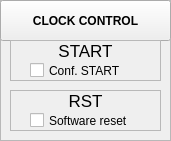
        <widget class="QFrame" name="frame_119">
         <property name="geometry">
          <rect>
           <x>10</x>
           <y>60</y>
           <width>171</width>
           <height>141</height>
          </rect>
         </property>
         <property name="frameShape">
          <enum>QFrame::StyledPanel</enum>
         </property>
         <property name="frameShadow">
          <enum>QFrame::Raised</enum>
         </property>
         <widget class="QPushButton" name="pushButton_Clock_control_hw_reg">
          <property name="geometry">
           <rect>
            <x>0</x>
            <y>0</y>
            <width>171</width>
            <height>41</height>
           </rect>
          </property>
          <property name="font">
           <font>
            <weight>75</weight>
            <bold>true</bold>
           </font>
          </property>
          <property name="text">
           <string>CLOCK CONTROL</string>
          </property>
         </widget>
         <widget class="QFrame" name="frame_23">
          <property name="geometry">
           <rect>
            <x>10</x>
            <y>90</y>
            <width>151</width>
            <height>41</height>
           </rect>
          </property>
          <property name="frameShape">
           <enum>QFrame::StyledPanel</enum>
          </property>
          <property name="frameShadow">
           <enum>QFrame::Raised</enum>
          </property>
          <widget class="QLabel" name="label_143">
           <property name="geometry">
            <rect>
             <x>50</x>
             <y>0</y>
             <width>51</width>
             <height>21</height>
            </rect>
           </property>
           <property name="font">
            <font>
             <pointsize>13</pointsize>
             <weight>50</weight>
             <bold>false</bold>
            </font>
           </property>
           <property name="text">
            <string>RST</string>
           </property>
           <property name="alignment">
            <set>Qt::AlignCenter</set>
           </property>
          </widget>
          <widget class="QCheckBox" name="checkBox_CLK_RST">
           <property name="geometry">
            <rect>
             <x>20</x>
             <y>20</y>
             <width>121</width>
             <height>21</height>
            </rect>
           </property>
           <property name="text">
            <string>Software reset</string>
           </property>
          </widget>
         </widget>
         <widget class="QFrame" name="frame_24">
          <property name="geometry">
           <rect>
            <x>10</x>
            <y>40</y>
            <width>151</width>
            <height>41</height>
           </rect>
          </property>
          <property name="frameShape">
           <enum>QFrame::StyledPanel</enum>
          </property>
          <property name="frameShadow">
           <enum>QFrame::Raised</enum>
          </property>
          <widget class="QLabel" name="label_144">
           <property name="geometry">
            <rect>
             <x>40</x>
             <y>0</y>
             <width>71</width>
             <height>21</height>
            </rect>
           </property>
           <property name="font">
            <font>
             <pointsize>13</pointsize>
             <weight>50</weight>
             <bold>false</bold>
            </font>
           </property>
           <property name="text">
            <string>START</string>
           </property>
           <property name="alignment">
            <set>Qt::AlignCenter</set>
           </property>
          </widget>
          <widget class="QCheckBox" name="checkBox_CLK_Start">
           <property name="geometry">
            <rect>
             <x>20</x>
             <y>20</y>
             <width>131</width>
             <height>21</height>
            </rect>
           </property>
           <property name="text">
            <string>Conf. START</string>
           </property>
          </widget>
         </widget>
        </widget>
